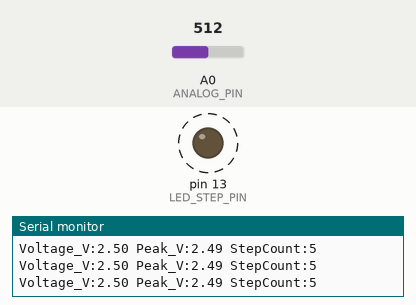
Simulated run of this sketch. Board: Arduino Uno, built with avr-gcc and run on an emulated ATmega328P. Parts: output pins drawn as LEDs (lit = HIGH), the last lines printed to the serial monitor. Dashed ring = blinking. The inputs (shaded band) are chosen by the test bench; at power-on: A0 (ANALOG_PIN) = 512.

Above: at 1.7 s.
1.8 s: A0 (ANALOG_PIN) set to 213
4.8 s: A0 (ANALOG_PIN) set to 191
At 5.7 s:
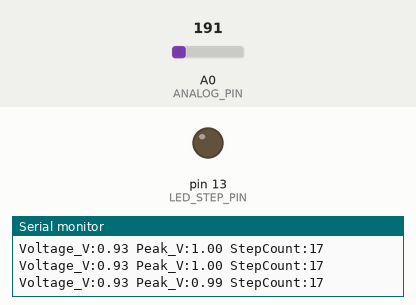
7.8 s: A0 (ANALOG_PIN) set to 306
At 10.7 s:
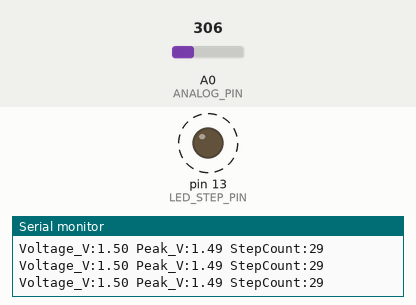
10.8 s: A0 (ANALOG_PIN) set to 122
At 11.3 s:
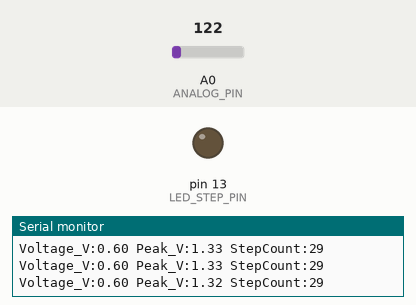
Timing chart, 0 to 13.3 s (numbered marks = the images above; inputs shaded):
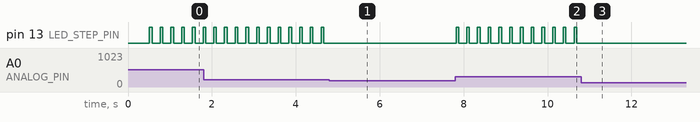

The sketch:

step_voltage_logger.ino
```cpp
/*
 * ==============================================================================
 * Project: StepCharge - Footstep Piezoelectric Energy Harvesting
 * Sketch: step_voltage_logger.ino
 * Target Board: Arduino UNO R3 (ATmega328P)
 * Description:
 *   Reads analog voltage from the Piezo / Storage Capacitor stage,
 *   detects voltage peaks (footsteps), counts steps, and outputs data
 *   formatted for the Arduino IDE Serial Plotter / Serial Monitor.
 *
 * SAFETY NOTE:
 *   - NEVER connect raw unrectified Piezo directly to Arduino analog pins.
 *   - Ensure Piezo is rectified (Bridge) and buffered through a capacitor.
 *   - If voltage exceeds 5V, use a suitable Voltage Divider circuit.
 * ==============================================================================
 */

// --- PIN DEFINITIONS ---
const int ANALOG_PIN = A0;      // Analog pin connected to voltage source (or divider output)
const int LED_STEP_PIN = 13;    // Onboard LED blink on footstep detected

// --- VOLTAGE DIVIDER CALIBRATION ---
// If measuring directly (0 - 5.0V): R1 = 0, R2 = 1.0 (multiplier = 1.0)
// If using voltage divider for higher voltages (e.g. R1=10k, R2=10k -> multiplier = 2.0):
const float VOLTAGE_DIVIDER_RATIO = 1.0; // V_actual = V_measured * VOLTAGE_DIVIDER_RATIO
const float ARDUINO_VREF = 5.0;          // Reference voltage of Arduino UNO (typically 5.0V)

// --- THRESHOLD & PEAK DETECTION SETTINGS ---
const float STEP_THRESHOLD_VOLTAGE = 1.0; // Minimum voltage (V) to qualify as a step
const unsigned long DEBOUNCE_MS = 250;   // Minimum ms between consecutive steps

// --- GLOBAL VARIABLES ---
unsigned long stepCount = 0;
unsigned long lastStepTime = 0;
float currentVoltage = 0.0;
float peakVoltage = 0.0;

void setup() {
  Serial.begin(115200);
  pinMode(LED_STEP_PIN, OUTPUT);
  digitalWrite(LED_STEP_PIN, LOW);

  // Wait for serial monitor to open (useful for native USB, safe for UNO)
  delay(500);

  Serial.println(F("=================================================="));
  Serial.println(F("StepCharge - Piezoelectric Voltage & Step Logger"));
  Serial.println(F("Format for Serial Plotter: Voltage, Peak, Steps"));
  Serial.println(F("=================================================="));
}

void loop() {
  // Read analog value (0 - 1023)
  int rawADC = analogRead(ANALOG_PIN);

  // Convert raw ADC to measured voltage at pin
  float pinVoltage = (rawADC * ARDUINO_VREF) / 1023.0;

  // Calculate actual source voltage based on divider ratio
  currentVoltage = pinVoltage * VOLTAGE_DIVIDER_RATIO;

  // Track maximum peak voltage
  if (currentVoltage > peakVoltage) {
    peakVoltage = currentVoltage;
  }

  // Step detection with threshold and software debounce
  unsigned long now = millis();
  if (currentVoltage >= STEP_THRESHOLD_VOLTAGE && (now - lastStepTime > DEBOUNCE_MS)) {
    stepCount++;
    lastStepTime = now;

    // Visual pulse on LED
    digitalWrite(LED_STEP_PIN, HIGH);
  }

  // Turn off LED 50ms after step
  if (now - lastStepTime > 50) {
    digitalWrite(LED_STEP_PIN, LOW);
  }

  // Decay peak voltage slowly over time for dynamic visualization
  peakVoltage *= 0.995;

  // Output formatted for Arduino Serial Plotter (label:value)
  Serial.print(F("Voltage_V:"));
  Serial.print(currentVoltage, 2);
  Serial.print(F(" "));
  Serial.print(F("Peak_V:"));
  Serial.print(peakVoltage, 2);
  Serial.print(F(" "));
  Serial.print(F("StepCount:"));
  Serial.println(stepCount);

  delay(20); // ~50Hz sampling rate
}
```

Measured:
- the behaviour switches between 205 and 204 on A0 (ANALOG_PIN) (found by bisection; images 0 and 1)
- after the input at 4.8 s, pin 13 (LED_STEP_PIN): stops changing and stays LOW
- after the input at 7.8 s, pin 13 (LED_STEP_PIN): alternates HIGH for 0.06 s and LOW for 0.19 s, starting at once
- after the input at 10.8 s, pin 13 (LED_STEP_PIN): stops changing and stays LOW
- by itself, pin 13 (LED_STEP_PIN): alternates HIGH for 0.06 s and LOW for 0.19 s
